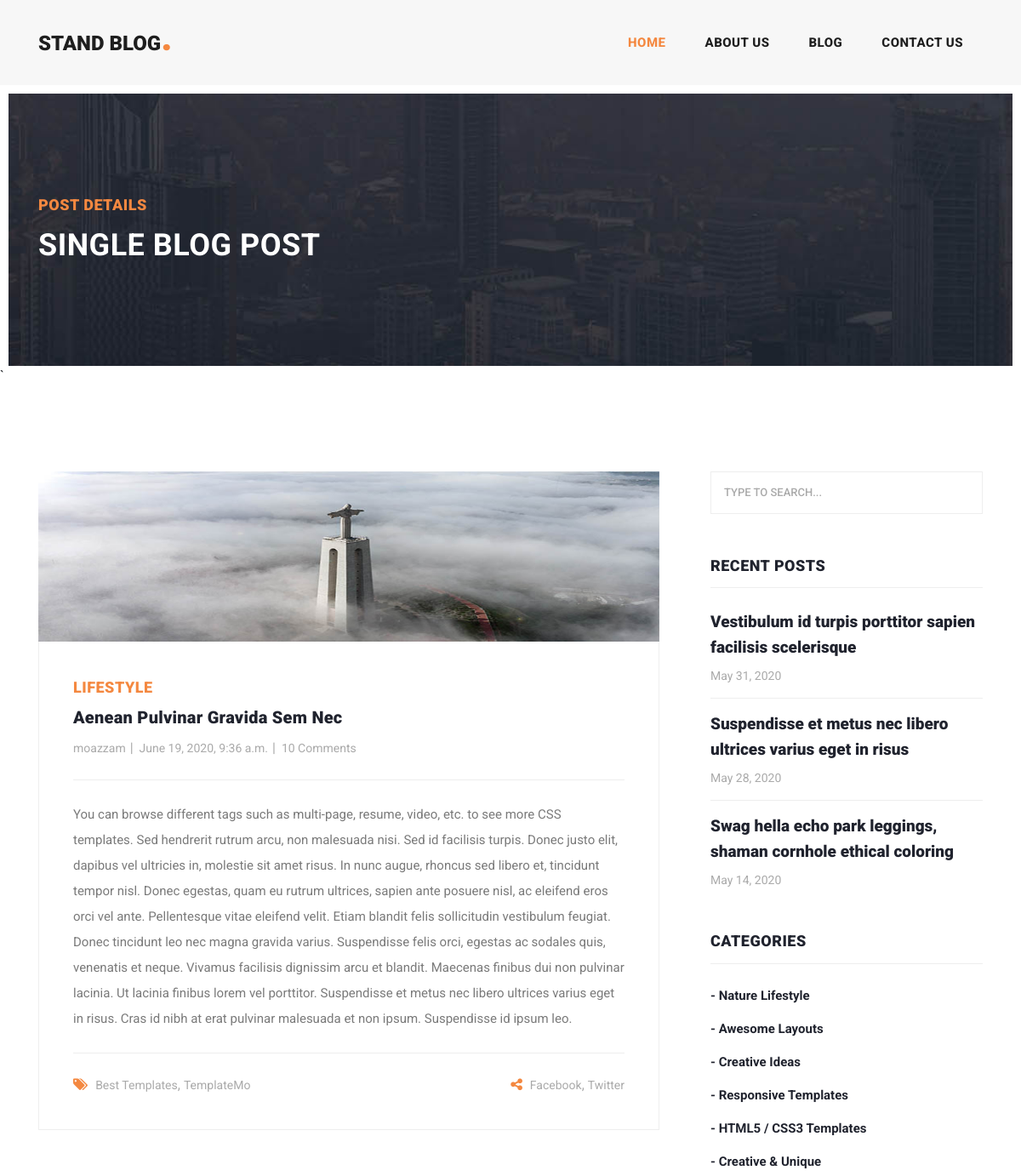
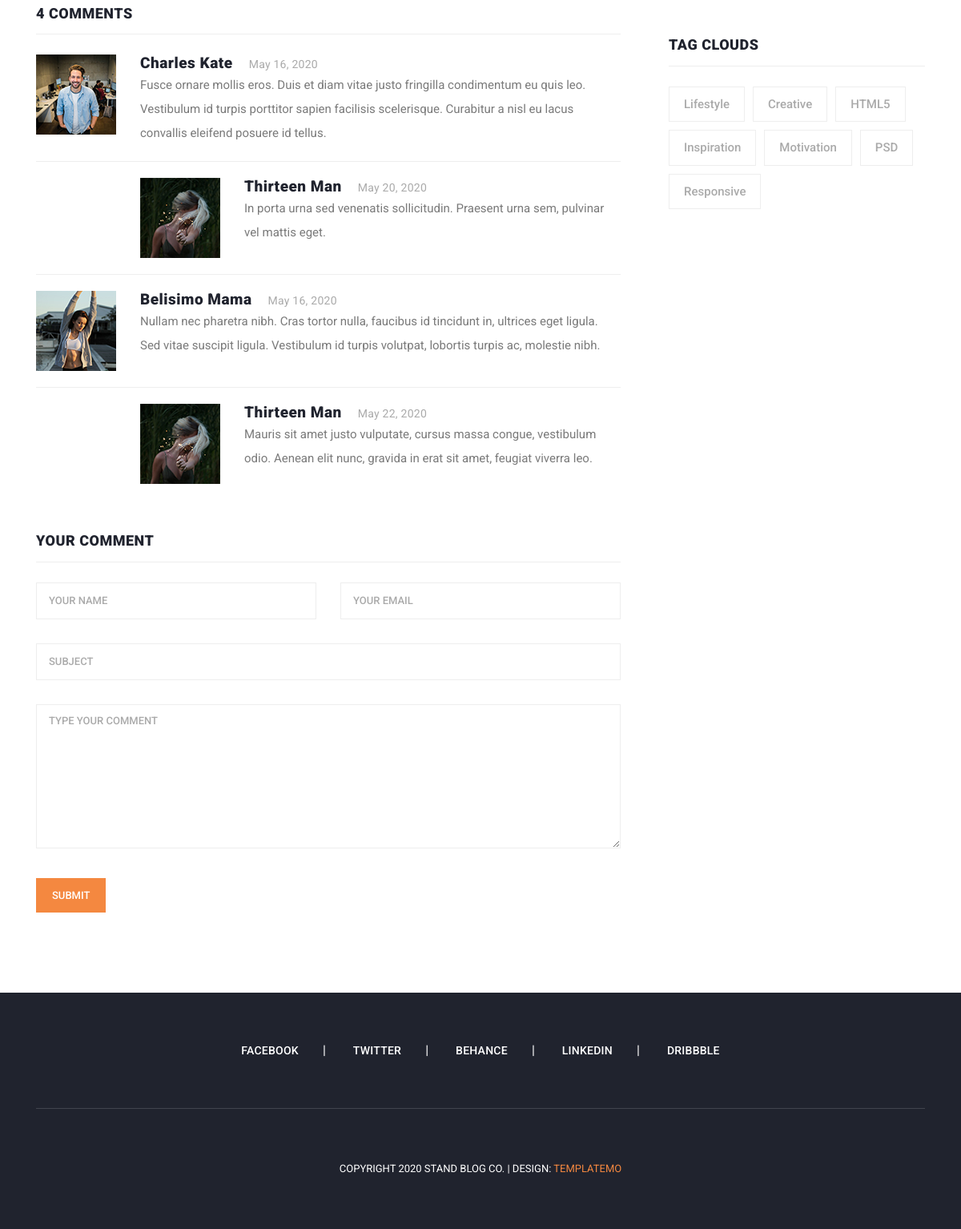
The page /blog/1 on the database its author committed (2 pictures, top to bottom).
### blog/models.py (models this page shows, shortened)
class Blog(models.Model):
    title = models.CharField(max_length=200)
    description = models.TextField()
    image = models.ImageField(upload_to='post')
    category = models.CharField(max_length=15)
    author = models.ForeignKey(User, on_delete=models.CASCADE)
    created = models.DateTimeField(auto_now=True)

### blog/views.py (the view)
# urls.py: path('<int:pk>', BlogDetail.as_view(), name='blog_detail'),
class BlogDetail(DetailView):
    model = Blog

### blog/templates/blog/blog_detail.html
{% extends 'base.html' %}
{% block body %}
{% block banner %}
    <div class="heading-page header-text">
      <section class="page-heading">
        <div class="container">
          <div class="row">
            <div class="col-lg-12">
              <div class="text-content">
                <h4>Post Details</h4>
                <h2>Single blog post</h2>
              </div>
            </div>
          </div>
        </div>
      </section>
    </div>`
{% endblock %}
<section class="blog-posts grid-system">
      <div class="container">
        <div class="row">
          <div class="col-lg-8">
            <div class="all-blog-posts">
              <div class="row">
                <div class="col-lg-12">
                  <div class="blog-post">
                    <div class="blog-thumb">
                      <img src="{{ object.image.url }}" alt="">
                    </div>
                    <div class="down-content">
                      <span>{{ object.category }}</span>
                      <a href="post-details.html"><h4>{{ object.title }}</h4></a>
                      <ul class="post-info">
                        <li><a href="#">{{ object.author }}</a></li>
                        <li><a href="#">{{ object.created}}</a></li>
                        <li><a href="#">10 Comments</a></li>
                      </ul>
                      <p>{{ object.description }}</p>
                      <div class="post-options">
                        <div class="row">
                          <div class="col-6">
                            <ul class="post-tags">
                              <li><i class="fa fa-tags"></i></li>
                              <li><a href="#">Best Templates</a>,</li>
                              <li><a href="#">TemplateMo</a></li>
                            </ul>
                          </div>
                          <div class="col-6">
                            <ul class="post-share">
                              <li><i class="fa fa-share-alt"></i></li>
                              <li><a href="#">Facebook</a>,</li>
                              <li><a href="#"> Twitter</a></li>
                            </ul>
                          </div>
                        </div>
                      </div>
                    </div>
                  </div>
                </div>
                <div class="col-lg-12">
                  <div class="sidebar-item comments">
                    <div class="sidebar-heading">
                      <h2>4 comments</h2>
                    </div>
                    <div class="content">
                      <ul>
                        <li>
                          <div class="author-thumb">
                            <img src="assets/images/comment-author-01.jpg" alt="">
                          </div>
                          <div class="right-content">
                            <h4>Charles Kate<span>May 16, 2020</span></h4>
                            <p>Fusce ornare mollis eros. Duis et diam vitae justo fringilla condimentum eu quis leo. Vestibulum id turpis porttitor sapien facilisis scelerisque. Curabitur a nisl eu lacus convallis eleifend posuere id tellus.</p>
                          </div>
                        </li>
                        <li class="replied">
                          <div class="author-thumb">
                            <img src="assets/images/comment-author-02.jpg" alt="">
                          </div>
                          <div class="right-content">
                            <h4>Thirteen Man<span>May 20, 2020</span></h4>
                            <p>In porta urna sed venenatis sollicitudin. Praesent urna sem, pulvinar vel mattis eget.</p>
                          </div>
                        </li>
                        <li>
                          <div class="author-thumb">
                            <img src="assets/images/comment-author-03.jpg" alt="">
                          </div>
                          <div class="right-content">
                            <h4>Belisimo Mama<span>May 16, 2020</span></h4>
                            <p>Nullam nec pharetra nibh. Cras tortor nulla, faucibus id tincidunt in, ultrices eget ligula. Sed vitae suscipit ligula. Vestibulum id turpis volutpat, lobortis turpis ac, molestie nibh.</p>
                          </div>
                        </li>
                        <li class="replied">
                          <div class="author-thumb">
                            <img src="assets/images/comment-author-02.jpg" alt="">
                          </div>
                          <div class="right-content">
                            <h4>Thirteen Man<span>May 22, 2020</span></h4>
                            <p>Mauris sit amet justo vulputate, cursus massa congue, vestibulum odio. Aenean elit nunc, gravida in erat sit amet, feugiat viverra leo.</p>
                          </div>
                        </li>
                      </ul>
                    </div>
                  </div>
                </div>
                <div class="col-lg-12">
                  <div class="sidebar-item submit-comment">
                    <div class="sidebar-heading">
                      <h2>Your comment</h2>
                    </div>
                    <div class="content">
                      <form id="comment" action="#" method="post">
                        <div class="row">
                          <div class="col-md-6 col-sm-12">
                            <fieldset>
                              <input name="name" type="text" id="name" placeholder="Your name" required="">
                            </fieldset>
                          </div>
                          <div class="col-md-6 col-sm-12">
                            <fieldset>
                              <input name="email" type="text" id="email" placeholder="Your email" required="">
                            </fieldset>
                          </div>
                          <div class="col-md-12 col-sm-12">
                            <fieldset>
                              <input name="subject" type="text" id="subject" placeholder="Subject">
                            </fieldset>
                          </div>
                          <div class="col-lg-12">
                            <fieldset>
                              <textarea name="message" rows="6" id="message" placeholder="Type your comment" required=""></textarea>
                            </fieldset>
                          </div>
                          <div class="col-lg-12">
                            <fieldset>
                              <button type="submit" id="form-submit" class="main-button">Submit</button>
                            </fieldset>
                          </div>
                        </div>
                      </form>
                    </div>
                  </div>
                </div>
              </div>
            </div>
          </div>
          <div class="col-lg-4">
            <div class="sidebar">
              <div class="row">
                <div class="col-lg-12">
                  <div class="sidebar-item search">
                    <form id="search_form" name="gs" method="GET" action="#">
                      <input type="text" name="q" class="searchText" placeholder="type to search..." autocomplete="on">
                    </form>
                  </div>
                </div>
                <div class="col-lg-12">
                  <div class="sidebar-item recent-posts">
                    <div class="sidebar-heading">
                      <h2>Recent Posts</h2>
                    </div>
                    <div class="content">
                      <ul>
                        <li><a href="post-details.html">
                          <h5>Vestibulum id turpis porttitor sapien facilisis scelerisque</h5>
                          <span>May 31, 2020</span>
                        </a></li>
                        <li><a href="post-details.html">
                          <h5>Suspendisse et metus nec libero ultrices varius eget in risus</h5>
                          <span>May 28, 2020</span>
                        </a></li>
                        <li><a href="post-details.html">
                          <h5>Swag hella echo park leggings, shaman cornhole ethical coloring</h5>
                          <span>May 14, 2020</span>
                        </a></li>
                      </ul>
                    </div>
                  </div>
                </div>
                <div class="col-lg-12">
                  <div class="sidebar-item categories">
                    <div class="sidebar-heading">
                      <h2>Categories</h2>
                    </div>
                    <div class="content">
                      <ul>
                        <li><a href="#">- Nature Lifestyle</a></li>
                        <li><a href="#">- Awesome Layouts</a></li>
                        <li><a href="#">- Creative Ideas</a></li>
                        <li><a href="#">- Responsive Templates</a></li>
                        <li><a href="#">- HTML5 / CSS3 Templates</a></li>
                        <li><a href="#">- Creative &amp; Unique</a></li>
                      </ul>
                    </div>
                  </div>
                </div>
                <div class="col-lg-12">
                  <div class="sidebar-item tags">
                    <div class="sidebar-heading">
                      <h2>Tag Clouds</h2>
                    </div>
                    <div class="content">
                      <ul>
                        <li><a href="#">Lifestyle</a></li>
                        <li><a href="#">Creative</a></li>
                        <li><a href="#">HTML5</a></li>
                        <li><a href="#">Inspiration</a></li>
                        <li><a href="#">Motivation</a></li>
                        <li><a href="#">PSD</a></li>
                        <li><a href="#">Responsive</a></li>
                      </ul>
                    </div>
                  </div>
                </div>
              </div>
            </div>
          </div>
        </div>
      </div>
</section>
{% endblock %}

### templates/base.html (shortened to what this page needs)
{% load static %}
<!DOCTYPE html>
<html lang="en">
  <head>
    <link href="{% static 'vendor/bootstrap/css/bootstrap.min.css' %}" rel="stylesheet">
    <link rel="stylesheet" href="{% static 'assets/css/fontawesome.css' %}">
    <link rel="stylesheet" href="{% static 'assets/css/templatemo-stand-blog.css' %}">
    <link rel="stylesheet" href="{% static 'assets/css/owl.css' %}">
  </head>
  <body>
    <header class="">
      <nav class="navbar navbar-expand-lg">
        <div class="container">
          <a class="navbar-brand" href="/"><h2>Stand Blog<em>.</em></h2></a>
          <div class="collapse navbar-collapse" id="navbarResponsive">
            <ul class="navbar-nav ml-auto">
              <li class="nav-item active">
                <a class="nav-link" href="index.html">Home
                </a>
              </li>
              <li class="nav-item">
                <a class="nav-link" href="about.html">About Us</a>
              </li>
              <li class="nav-item">
                <a class="nav-link" href="blog.html">Blog</a>
              </li>
              <li class="nav-item">
                <a class="nav-link" href="contact.html">Contact Us</a>
              </li>
            </ul>
          </div>
        </div>
      </nav>
    </header>
{% block body %}{% endblock body %}
    <footer>
      <div class="container">
        <div class="row">
          <div class="col-lg-12">
            <ul class="social-icons">
              <li><a href="#">Facebook</a></li>
              <li><a href="#">Twitter</a></li>
              <li><a href="#">Behance</a></li>
              <li><a href="#">Linkedin</a></li>
              <li><a href="#">Dribbble</a></li>
            </ul>
          </div>
          <div class="col-lg-12">
            <div class="copyright-text">
              <p>Copyright 2020 Stand Blog Co.
                 | Design: <a rel="nofollow" href="https://templatemo.com" target="_parent">TemplateMo</a></p>
            </div>
          </div>
        </div>
      </div>
    </footer>
  </body>
</html>

### rows shown on the page
Blog: image (picture), category "LIFESTYLE", title "Aenean Pulvinar Gravida Sem Nec", author "moazzam", created "June 19, 2020, 9:36 a.m.", description "You can browse different tags such as multi-page, resume, video, etc. to see more CSS templates. Sed hendrerit rutrum arcu, non malesuada nisi. Sed id facilisis turpis. Donec justo elit, dapibus vel ultricies in, molestie sit amet risus. In nunc augue, rhoncus sed libero et, tincidunt tempor nisl. Donec egestas, quam eu rutrum ultrices, sapien ante posuere nisl, ac eleifend eros orci vel ante. Pellentesque vitae eleifend velit. Etiam blandit felis sollicitudin vestibulum feugiat. Donec tincidunt leo nec magna gravida varius. Suspendisse felis orci, egestas ac sodales quis, venenatis et neque. Vivamus facilisis dignissim arcu et blandit. Maecenas finibus dui non pulvinar lacinia. Ut lacinia…"
